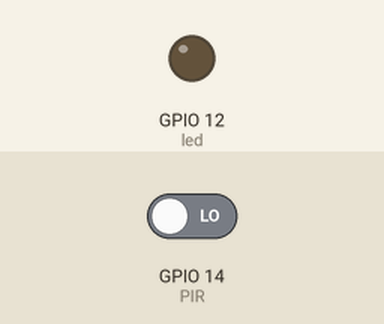
A program run on a simulated ESP32 board running MicroPython. Shown: output pins drawn as LEDs (lit = HIGH). The test bench sets the inputs (shaded band); at power-on: GPIO 14 (PIR) LOW. What the program prints to the serial console is not drawn.

Above: at 1.2 s.
1.3 s: GPIO 14 (PIR) driven HIGH
Timing chart, 0 to 4.3 s (numbered marks = the images above; inputs shaded):
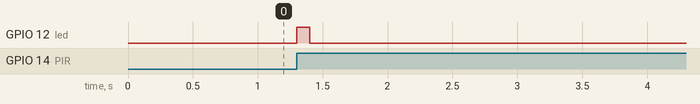

Measured:
- after the input at 1.3 s, GPIO 12 (led): LOW → HIGH at once, → LOW 0.10 s later

The program:

PIR.py
```python
from machine import Pin
from time import sleep

isMotion = False

PIR_PIN = 14
LED_PIN = 12

# GND, Sig, VCC
# You MUST add a pin arg
def handleMotion(pin):
    global isMotion
    isMotion = True

led = Pin(LED_PIN, Pin.OUT)
PIR = Pin(PIR_PIN, Pin.IN, Pin.PULL_DOWN)
PIR.irq(trigger = Pin.IRQ_RISING, handler = handleMotion)

while True:
    if isMotion:
        led.value(True)
        print("Motion")
        sleep(0.1)
        led.value(False)
        print("No Motion")
        isMotion = False

""" also works
while True:
    if PIR.value() == 1:  # Motion detected
        led.value(True)
        print("Motion detected")
    else:
        led.value(False)
        print("No motion")
    sleep(0.1)  # adjust refresh rate
"""

        
```
